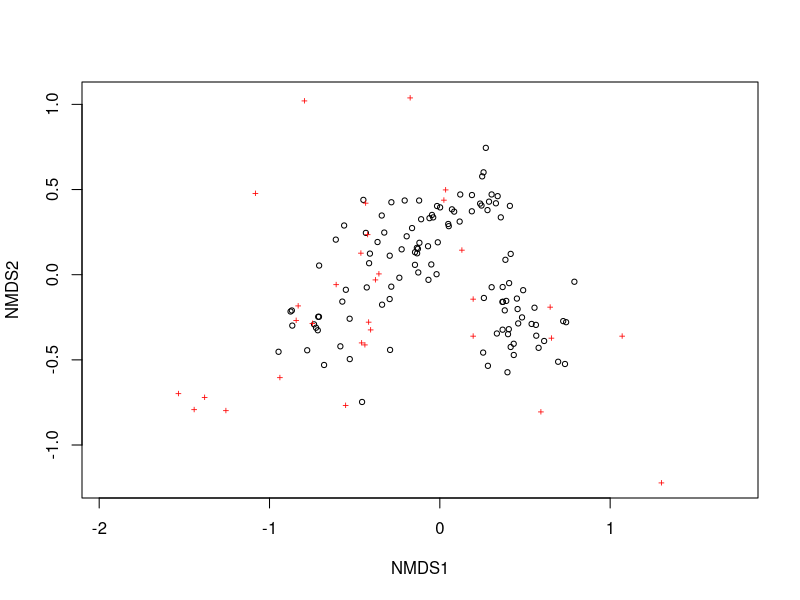
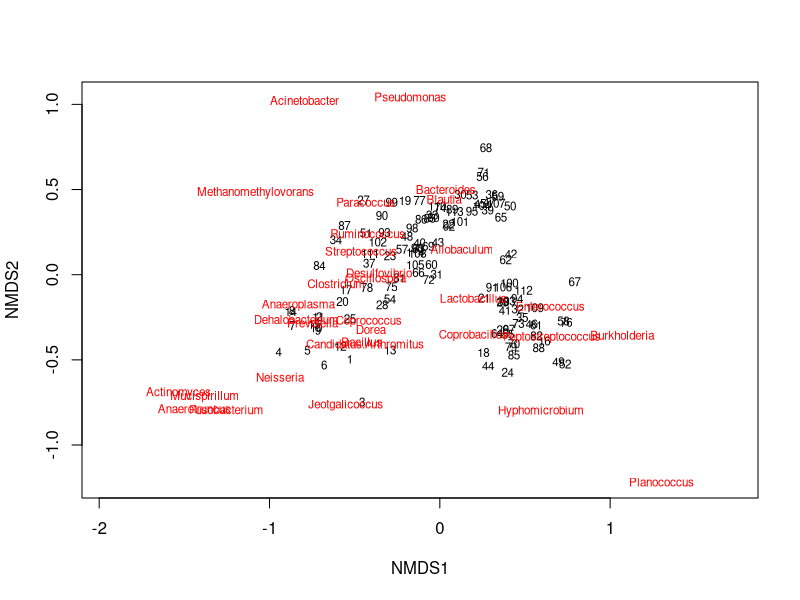
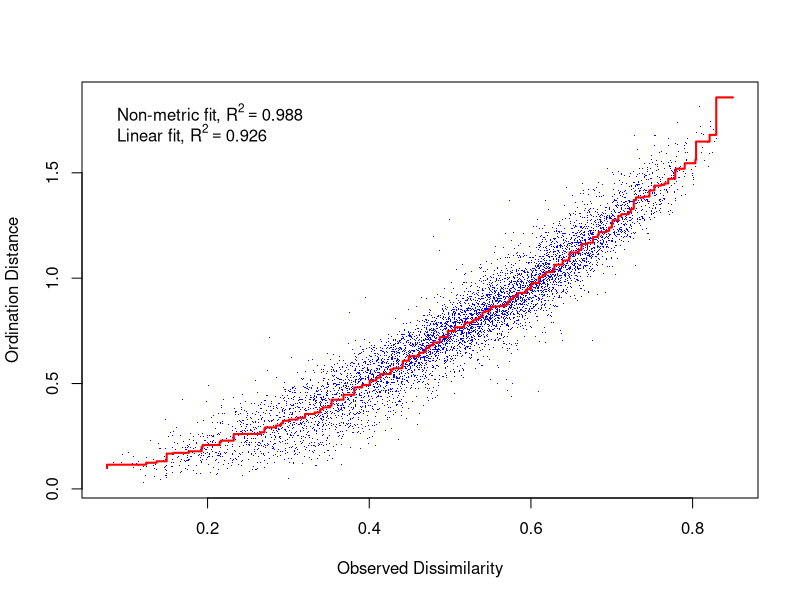
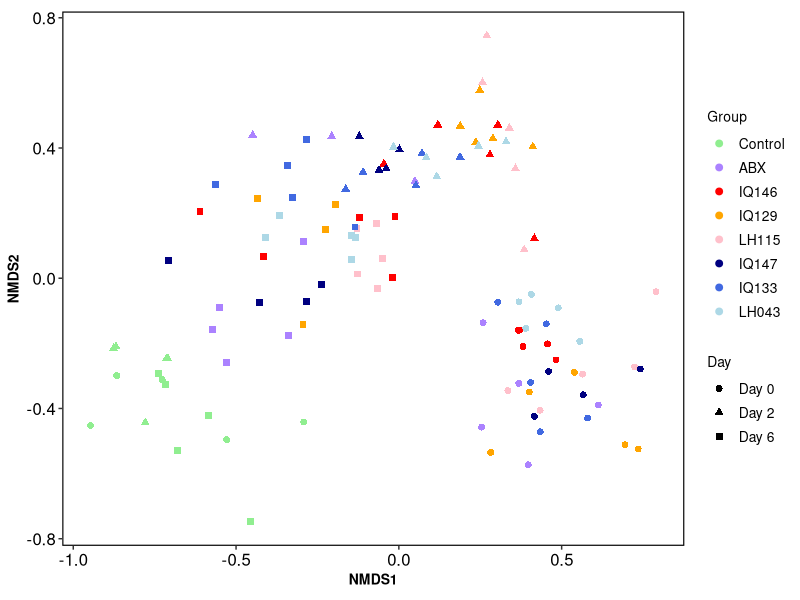
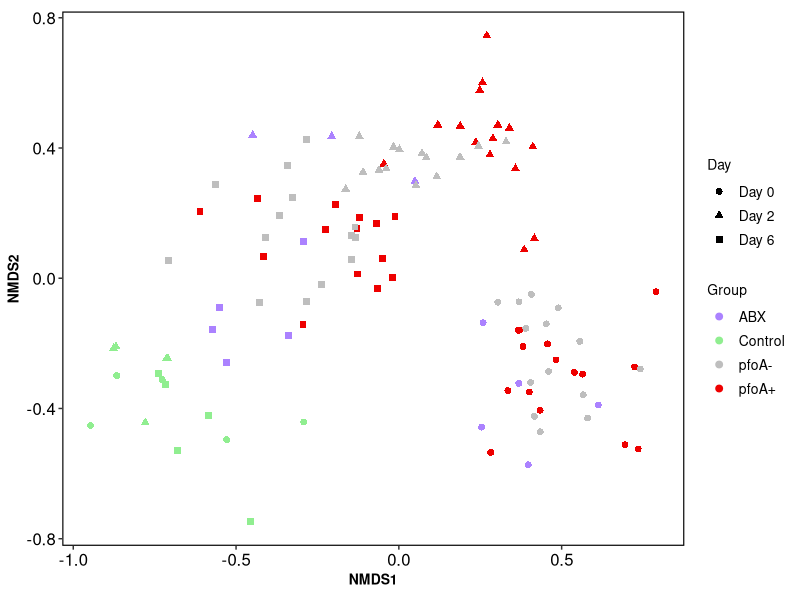

Recreate these plots in R, in order.
# NMDS
library(vegan)
data <- read.csv("taxa_data_nmds.csv", header = TRUE, stringsAsFactors = TRUE)
data
#make community matrix - extract columns with gene information from 4th column (col 1 and 2 are metadata)
com = data[,6:ncol(data)]
com
#turn gene data frame into a matrix
m_com = as.matrix(com)
set.seed(123)

nmds = metaMDS(m_com, k=3, try = 50, autotransform=TRUE, distance = "bray")
# stress value < 0.1 is considered OK and confident to infer the plot
nmds
plot(nmds)

ordiplot(nmds, type="text")

goodness(nmds)
stressplot(nmds)

#extract NMDS scores (x and y coordinates)
data.scores=as.data.frame(scores(nmds)$sites) # latest way to force scores of nmds object into a data frame

#add columns to data frame (must do in order to visualise using geom point)
data.scores$Day = data$Day
data.scores$Group = data$Group
data.scores$PFO = data$PFO
data.scores

# Reorder
data.scores$Group<- factor(data.scores$Group, levels = c("Control", "ABX", "CP","IQ146","IQ129","LH115","IQ147","IQ133","LH043"))
data.scores
library(ggplot2)

# Grouped by strains and day

xx = ggplot(data.scores, aes(x = NMDS1, y = NMDS2)) + 
  geom_point(size =2, aes(colour =Group, shape=Day))+ 
  #geom_text(aes(label=Mouse),hjust=0, vjust=0)+
  theme_bw()+  # Use bw theme better for NMDS plot and remove all the background + grids
  theme(axis.text.y = element_text(colour = "black", size = 12), 
        axis.text.x = element_text(colour = "black", size = 12), 
        legend.text = element_text(size = 10, colour ="black"), 
        legend.position = "right", axis.title.y = element_text(face = "bold",size = 10), 
        axis.title.x = element_text(face = "bold",size = 10, colour = "black"), 
        legend.title = element_text(size = 10, colour = "black"),
        panel.background = element_blank(), 
        panel.grid.major = element_blank(),  #remove major-grid labels
        panel.grid.minor = element_blank(),  #remove minor-grid labels
        plot.background = element_blank(),
        panel.border = element_rect(colour = "black", fill = NA, size = 0.8),
        legend.key=element_blank()) + 
        coord_equal() +
  labs(x = "NMDS1", colour = "Group", y = "NMDS2")+ 
  scale_colour_manual(values=c("Control"="lightgreen","ABX"="mediumpurple1","IQ146"="red","IQ129"="orange","LH115"="pink","IQ147"="navy","IQ133"="royalblue","LH043"="lightblue"))

#  scale_colour_manual(values = c("#BA1114","#F79EA4","#EBDA26","#701501","#00D9FF","#122CC4")) 
 # scale_color_manual(values=c("lightgreen","mediumpurple1","red")) 
xx 

# Grouped by PFO and Day

yy = ggplot(data.scores, aes(x = NMDS1, y = NMDS2)) + 
  geom_point(size =2, aes(colour =PFO, shape=Day))+ 
  #geom_text(aes(label=Mouse),hjust=0, vjust=0)+
  theme_bw()+  # Use bw theme better for NMDS plot and remove all the background + grids
  theme(axis.text.y = element_text(colour = "black", size = 12), 
        axis.text.x = element_text(colour = "black", size = 12), 
        legend.text = element_text(size = 10, colour ="black"), 
        legend.position = "right", axis.title.y = element_text(face = "bold",size = 10), 
        axis.title.x = element_text(face = "bold",size = 10, colour = "black"), 
        legend.title = element_text(size = 10, colour = "black"),
        panel.background = element_blank(), 
        panel.grid.major = element_blank(),  #remove major-grid labels
        panel.grid.minor = element_blank(),  #remove minor-grid labels
        plot.background = element_blank(),
        panel.border = element_rect(colour = "black", fill = NA, size = 0.8),
        legend.key=element_blank()) + 
  coord_equal() +
  labs(x = "NMDS1", colour = "Group", y = "NMDS2")+ 
  scale_colour_manual(values=c("Control"="lightgreen","ABX"="mediumpurple1","pfoA+"="Red2","pfoA-"="Grey"))
yy
